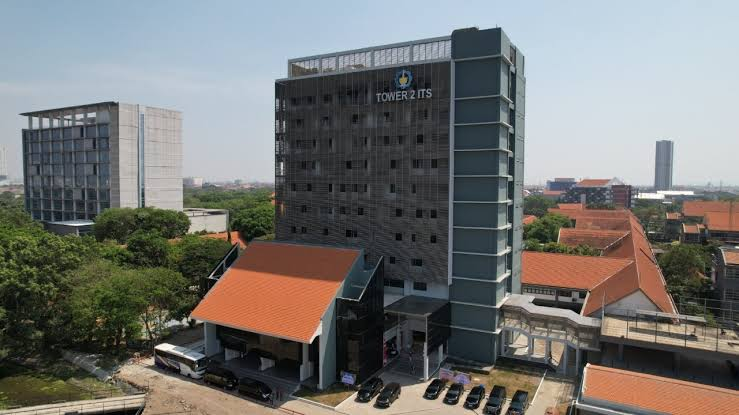
#> input picture tower2.jpg, 739 x 415 px
$ python main.py
#> lines starting #> are read from the running program, lines starting #| are printed output that depends on the picture
import cv2
import matplotlib.pyplot as plt
import numpy as np

R = 255
G = 255
B = 255

gambar = cv2.imread("tower2.jpg")
#> gambar is the input picture: shape (415, 739, 3); mean B, G, R 114.4, 117, 117.3
gambar = cv2.cvtColor(gambar, cv2.COLOR_BGR2RGB)

red = gambar[:, :, 0]
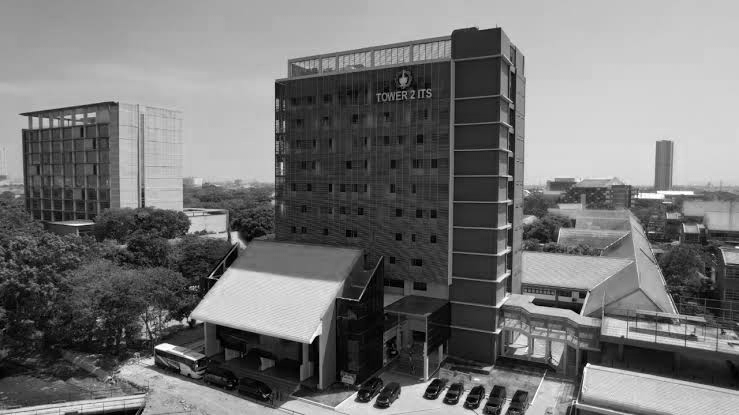
#> red: shape (415, 739); min 0, max 255, mean 117.3
green = gambar[:, :, 1]
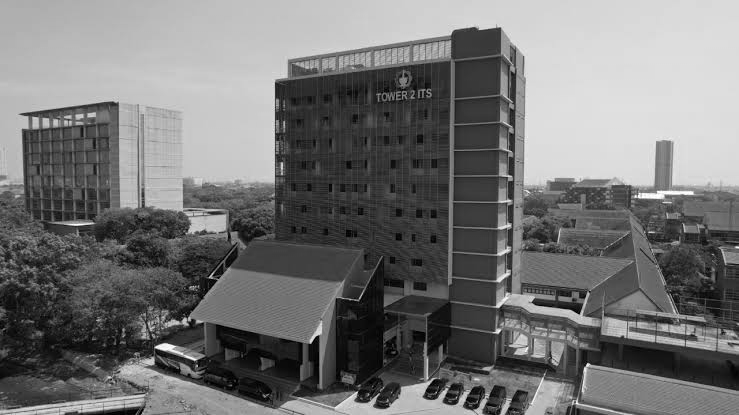
#> green: shape (415, 739); min 0, max 255, mean 117
blue = gambar[:, :, 2]
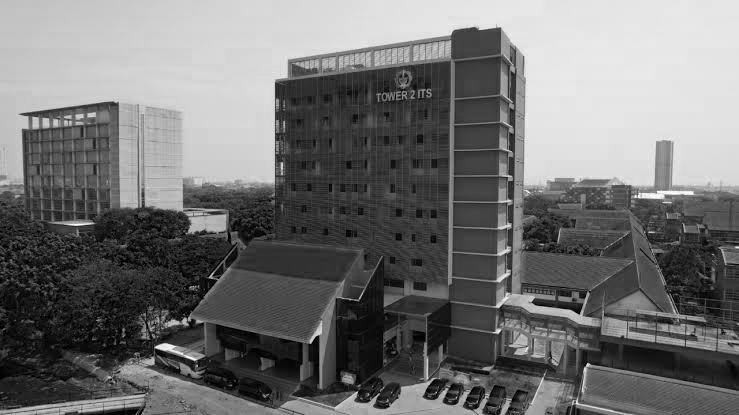
#> blue: shape (415, 739); min 0, max 255, mean 114.4

output = np.zeros_like(gambar)

output[:, :, 0] = red * (R / 255)
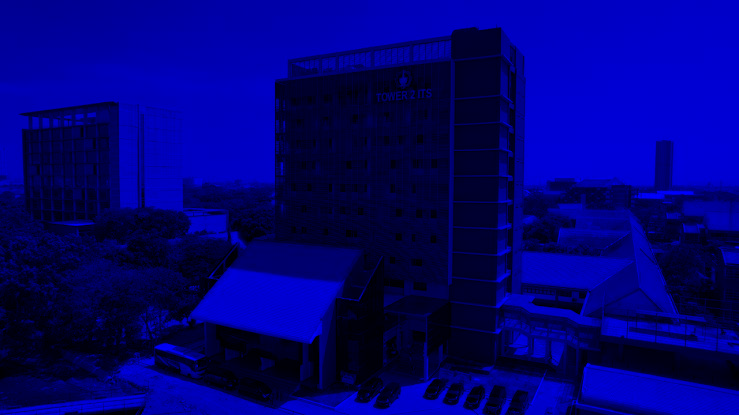
#> output: shape (415, 739, 3); mean of channels 0, 1, 2 117.3, 0, 0; drawn as B, G, R
output[:, :, 1] = green * (G / 255)
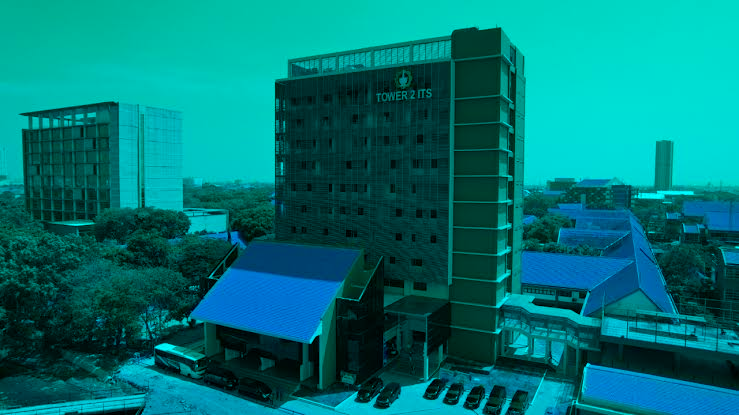
#> output: shape (415, 739, 3); mean of channels 0, 1, 2 117.3, 117, 0; drawn as B, G, R
output[:, :, 2] = blue * (B / 255)

output = output.astype(np.uint8)

plt.imshow(output)
plt.axis("off")
plt.show()

$ run again, with earth.jpg copied over tower2.jpg
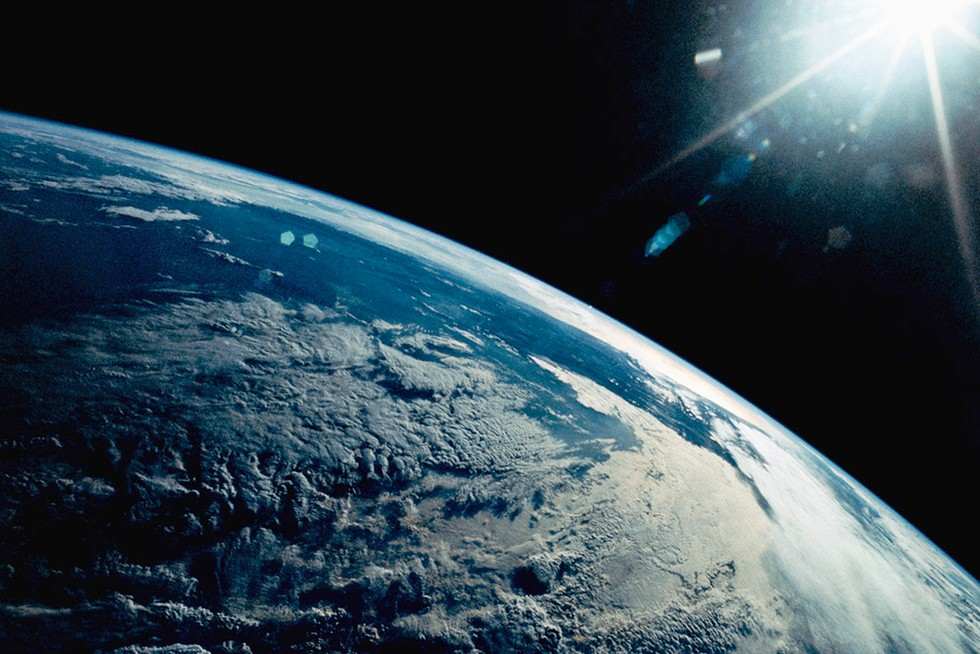
#> input picture earth.jpg, 980 x 654 px
#> gambar is the input picture: shape (654, 980, 3); mean B, G, R 80.6, 71.4, 54.7
#> `blue = gambar[:, :, 2]`:
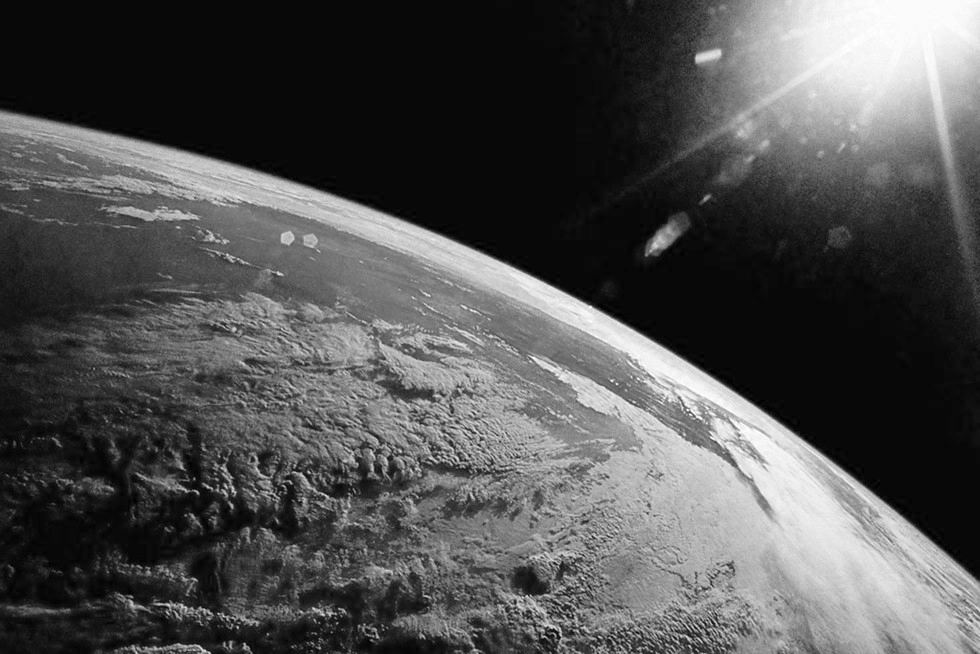
#> blue: shape (654, 980); min 0, max 255, mean 80.6
#> `output[:, :, 1] = green * (G / 255)`:
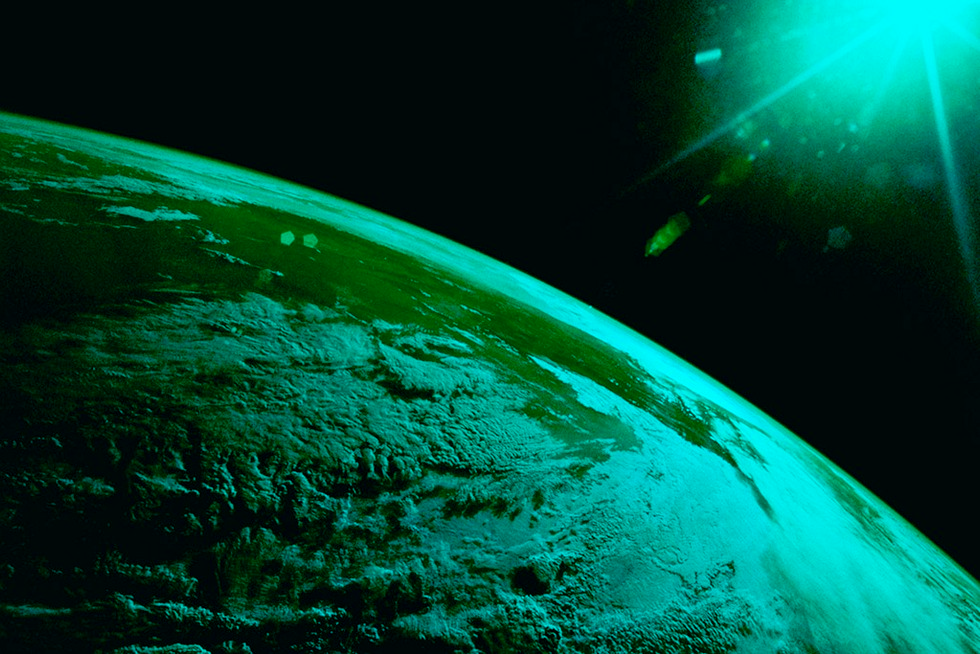
#> output: shape (654, 980, 3); mean of channels 0, 1, 2 54.7, 71.4, 0; drawn as B, G, R
